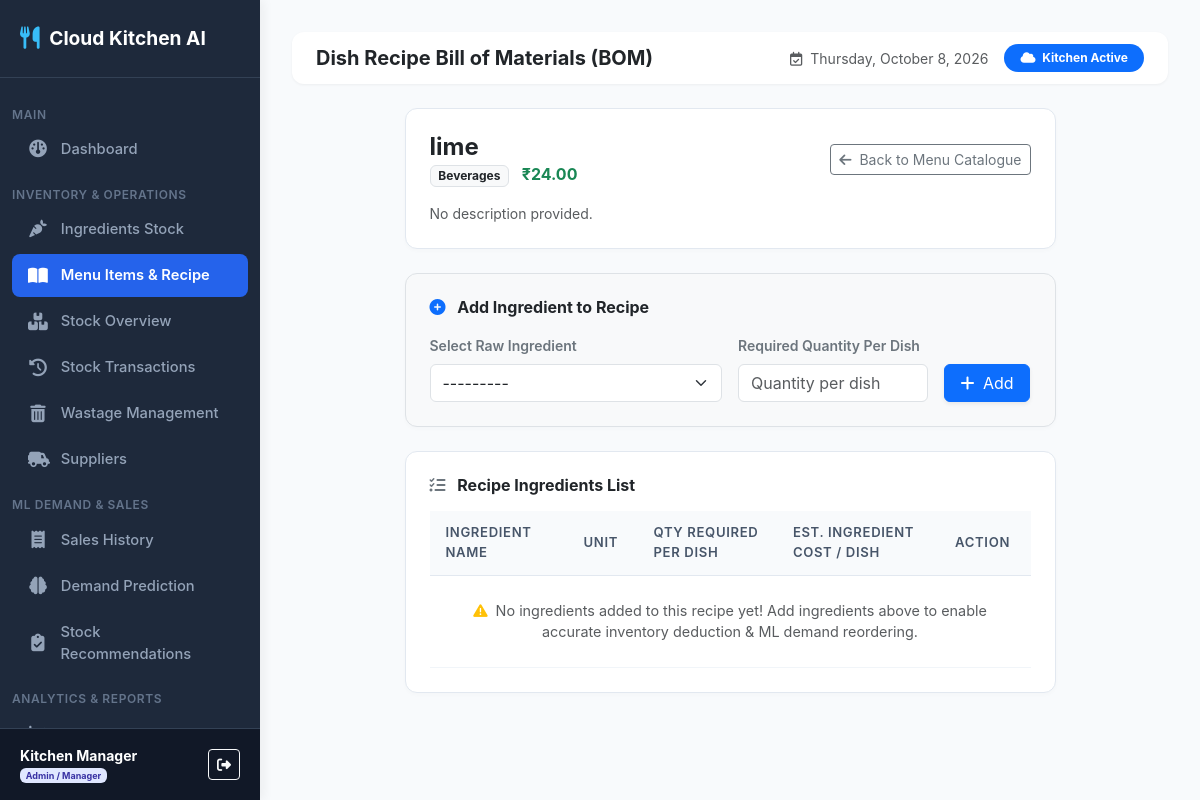
/menu/7/recipe/ (signed in), run on an earlier commit of the app's database.
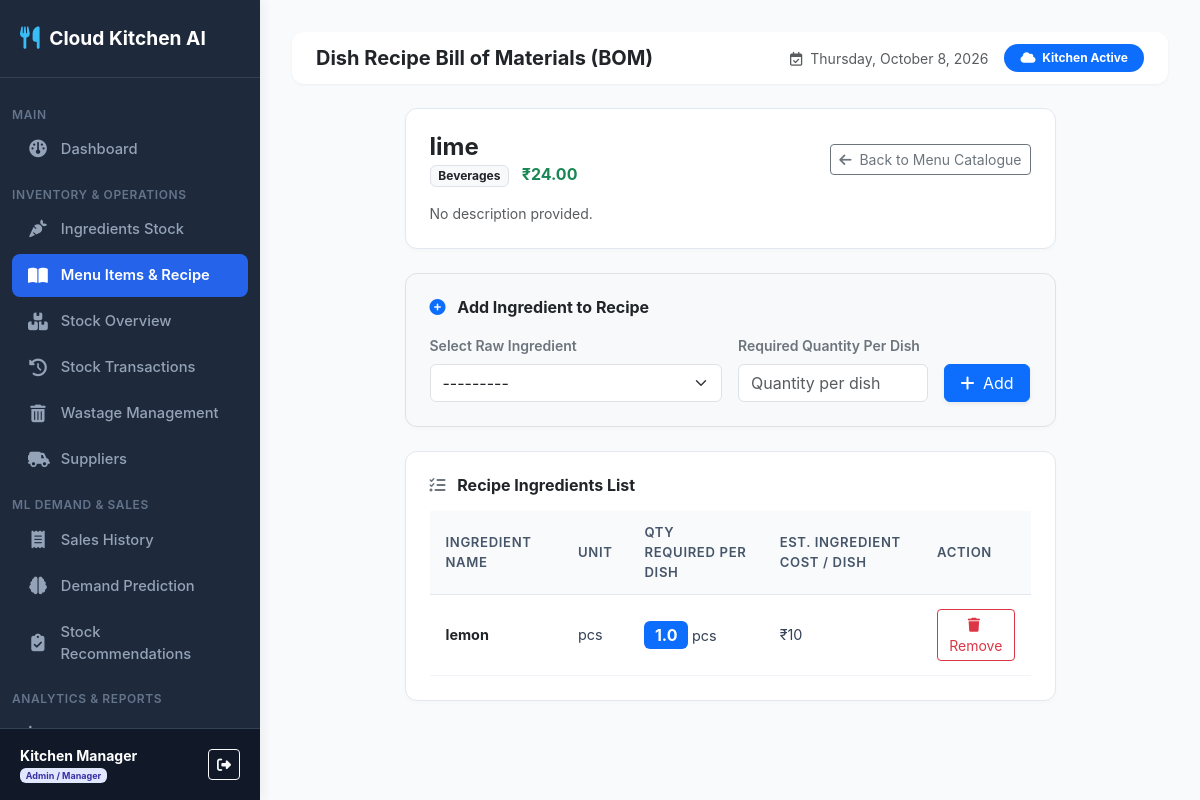
And on a later commit of the database.
### inventory_predictor/models.py (models this page shows, shortened)
class MenuItemIngredient(models.Model):
    menu_item = models.ForeignKey(MenuItem, on_delete=models.CASCADE, related_name='recipe_items')
    ingredient = models.ForeignKey(Ingredient, on_delete=models.CASCADE, related_name='used_in_items')
    quantity_required = models.FloatField(help_text="Amount of ingredient required per single menu item")
    class Meta:
        unique_together = ('menu_item', 'ingredient')

class Ingredient(models.Model):
    CATEGORY_CHOICES = (
        ('Vegetables', 'Vegetables'),
        ('Dairy', 'Dairy'),
        ('Meat & Poultry', 'Meat & Poultry'),
        ('Grains & Bread', 'Grains & Bread'),
        ('Sauces & Spices', 'Sauces & Spices'),
        ('Beverages', 'Beverages'),
        ('Packaging', 'Packaging'),
        ('Other', 'Other'),
    )
    name = models.CharField(max_length=100, unique=True)
    category = models.CharField(max_length=50, choices=CATEGORY_CHOICES, default='Vegetables')
    unit = models.CharField(max_length=20, help_text="e.g. kg, g, L, ml, pcs, slices")
    current_quantity = models.FloatField(default=0.0)
    min_stock_level = models.FloatField(default=10.0)
    max_stock_level = models.FloatField(default=100.0)
    unit_cost = models.DecimalField(max_digits=10, decimal_places=2, default=0.00)
    supplier = models.ForeignKey(Supplier, on_delete=models.SET_NULL, null=True, blank=True, related_name='ingredients')
    expiry_date = models.DateField(null=True, blank=True)
    created_at = models.DateTimeField(auto_now_add=True)
    def __str__(self):
        return f"{self.name} ({self.current_quantity} {self.unit})"

### inventory_predictor/views.py (the view)
# urls.py: path('menu/<int:pk>/recipe/', views.recipe_manage, name='recipe_manage'),
@login_required
def recipe_manage(request, pk):
    menu_item = get_object_or_404(MenuItem, pk=pk)
    recipe_items = MenuItemIngredient.objects.filter(menu_item=menu_item).select_related('ingredient')
    if request.method == 'POST':
        if not role_check_admin(request.user):
            messages.error(request, "Access Denied. Only Admin / Kitchen Managers can edit recipes.")
            return redirect('menu_list')
        form = MenuItemIngredientForm(request.POST)
        if form.is_valid():
            recipe = form.save(commit=False)
            recipe.menu_item = menu_item
            try:
                recipe.save()
                messages.success(request, f"Added {recipe.ingredient.name} to {menu_item.name} recipe!")
            except Exception:
                messages.error(request, f"Ingredient {recipe.ingredient.name} is already in recipe.")
            return redirect('recipe_manage', pk=menu_item.pk)
    else:
        form = MenuItemIngredientForm()
    context = {
        'menu_item': menu_item,
        'recipe_items': recipe_items,
        'form': form,
        'is_admin': role_check_admin(request.user)
    }
    return render(request, 'inventory_predictor/menu/recipe.html', context)

### inventory_predictor/forms.py
class MenuItemIngredientForm(forms.ModelForm):
    class Meta:
        model = MenuItemIngredient
        fields = ['ingredient', 'quantity_required']
        widgets = {
            'ingredient': forms.Select(attrs={'class': 'form-select'}),
            'quantity_required': forms.NumberInput(attrs={'class': 'form-control', 'step': '0.001', 'placeholder': 'Quantity per dish'}),
        }

### inventory_predictor/views.py (called while the page is built)
def role_check_admin(user):
    if not user.is_authenticated:
        return False
    try:
        return user.is_superuser or user.profile.role == 'ADMIN'
    except Exception:
        return user.is_superuser

### inventory_predictor/templates/inventory_predictor/menu/recipe.html (shortened to what the changed rows need)
{% extends 'inventory_predictor/base.html' %}
{% block content %}
<div class="row justify-content-center">
    <div class="col-12 col-lg-9">
        <div class="card-box">
            <div class="table-responsive">
                <table class="custom-table">
                    <thead>
                        <tr>
                            <th>Ingredient Name</th>
                            <th>Unit</th>
                            <th>Qty Required per Dish</th>
                            <th>Est. Ingredient Cost / Dish</th>
                            {% if is_admin %}<th>Action</th>{% endif %}
                        </tr>
                    </thead>
                    <tbody>
                        {% for item in recipe_items %}
                        <tr>
                            <td class="fw-bold text-dark">{{ item.ingredient.name }}</td>
                            <td>{{ item.ingredient.unit }}</td>
                            <td><span class="badge bg-primary fs-6">{{ item.quantity_required }}</span> {{ item.ingredient.unit }}</td>
                            <td>₹{% widthratio item.quantity_required 1 item.ingredient.unit_cost %}</td>
                            {% if is_admin %}
                            <td>
                                <a href="{% url 'recipe_delete' item.pk %}" class="btn btn-sm btn-outline-danger" title="Remove ingredient from recipe">
                                    <i class="fa-solid fa-trash me-1"></i> Remove
                                </a>
                            </td>
                            {% endif %}
                        </tr>
                        {% empty %}
                        <tr>
                            <td colspan="5" class="text-center py-4 text-muted">
                                <i class="fa-solid fa-triangle-exclamation text-warning me-1"></i> No ingredients added to this recipe yet! Add ingredients above to enable accurate inventory deduction & ML demand reordering.
                            </td>
                        </tr>
                        {% endfor %}
                    </tbody>
                </table>
            </div>
        </div>
    </div>
</div>
{% endblock %}

What changed in the data, as far as the page shows it:
added MenuItemIngredient: ingredient.name "lemon", ingredient.unit "pcs", quantity_required "1.0", quantity_required+ingredient "10"
Also different on the page:
text no longer shown: "No ingredients added to this recipe yet! Add ingredients above to enable accurate inventory deduction & ML demand reordering."
